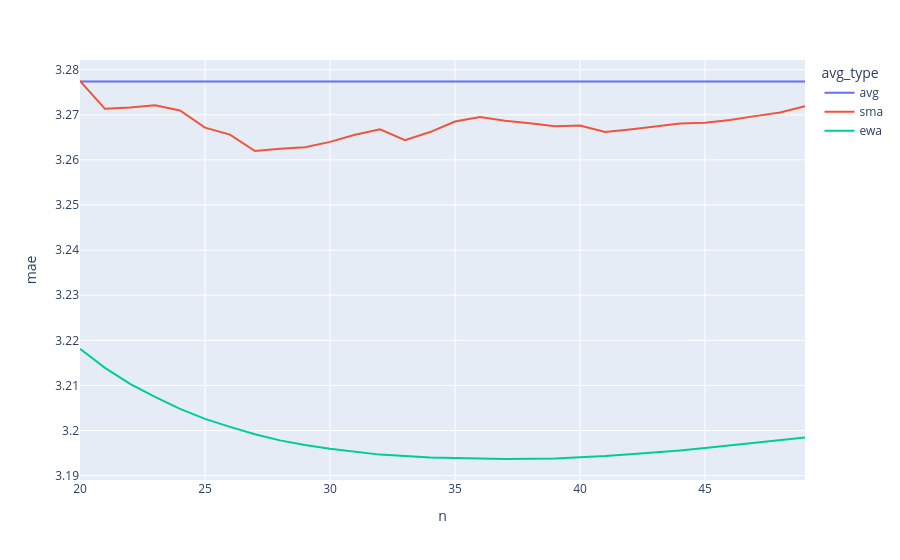

Notebook cell for this chart:
### Code cell
fig = px.line(metric_df3_all, x='n', y='mae', color='avg_type')

fig.show()

### Figure 1 — Plotly figure (JSON) as saved in the notebook; plotly's stock layout.template omitted (floating-point values rounded to 4 significant figures)
{"data": [{"hovertemplate": "avg_type=avg<br>n=%{x}<br>mae=%{y}<extra></extra>", "legendgroup": "avg", "line": {"color": "#636efa", "dash": "solid"}, "mode": "lines", "name": "avg", "orientation": "v", "showlegend": true, "type": "scatter", "x": [20, 21, 22, 23, 24, 25, 26, 27, 28, 29, 30, 31, 32, 33, 34, 35, 36, 37, 38, 39, 40, 41, 42, 43, 44, 45, 46, 47, 48, 49], "xaxis": "x", "y": [3.277, 3.277, 3.277, 3.277, 3.277, 3.277, 3.277, 3.277, 3.277, 3.277, 3.277, 3.277, 3.277, 3.277, 3.277, 3.277, 3.277, 3.277, 3.277, 3.277, 3.277, 3.277, 3.277, 3.277, 3.277, 3.277, 3.277, 3.277, 3.277, 3.277], "yaxis": "y"}, {"hovertemplate": "avg_type=sma<br>n=%{x}<br>mae=%{y}<extra></extra>", "legendgroup": "sma", "line": {"color": "#EF553B", "dash": "solid"}, "mode": "lines", "name": "sma", "orientation": "v", "showlegend": true, "type": "scatter", "x": [20, 21, 22, 23, 24, 25, 26, 27, 28, 29, 30, 31, 32, 33, 34, 35, 36, 37, 38, 39, 40, 41, 42, 43, 44, 45, 46, 47, 48, 49], "xaxis": "x", "y": [3.277, 3.271, 3.272, 3.272, 3.271, 3.267, 3.266, 3.262, 3.262, 3.263, 3.264, 3.266, 3.267, 3.264, 3.266, 3.269, 3.27, 3.269, 3.268, 3.267, 3.268, 3.266, 3.267, 3.267, 3.268, 3.268, 3.269, 3.27, 3.271, 3.272], "yaxis": "y"}, {"hovertemplate": "avg_type=ewa<br>n=%{x}<br>mae=%{y}<extra></extra>", "legendgroup": "ewa", "line": {"color": "#00cc96", "dash": "solid"}, "mode": "lines", "name": "ewa", "orientation": "v", "showlegend": true, "type": "scatter", "x": [20, 21, 22, 23, 24, 25, 26, 27, 28, 29, 30, 31, 32, 33, 34, 35, 36, 37, 38, 39, 40, 41, 42, 43, 44, 45, 46, 47, 48, 49], "xaxis": "x", "y": [3.218, 3.214, 3.21, 3.207, 3.205, 3.203, 3.201, 3.199, 3.198, 3.197, 3.196, 3.195, 3.195, 3.194, 3.194, 3.194, 3.194, 3.194, 3.194, 3.194, 3.194, 3.194, 3.195, 3.195, 3.196, 3.196, 3.197, 3.197, 3.198, 3.198], "yaxis": "y"}], "layout": {"legend": {"title": {"text": "avg_type"}, "tracegroupgap": 0}, "margin": {"t": 60}, "xaxis": {"anchor": "y", "domain": [0, 1], "title": {"text": "n"}}, "yaxis": {"anchor": "x", "domain": [0, 1], "title": {"text": "mae"}}}}
